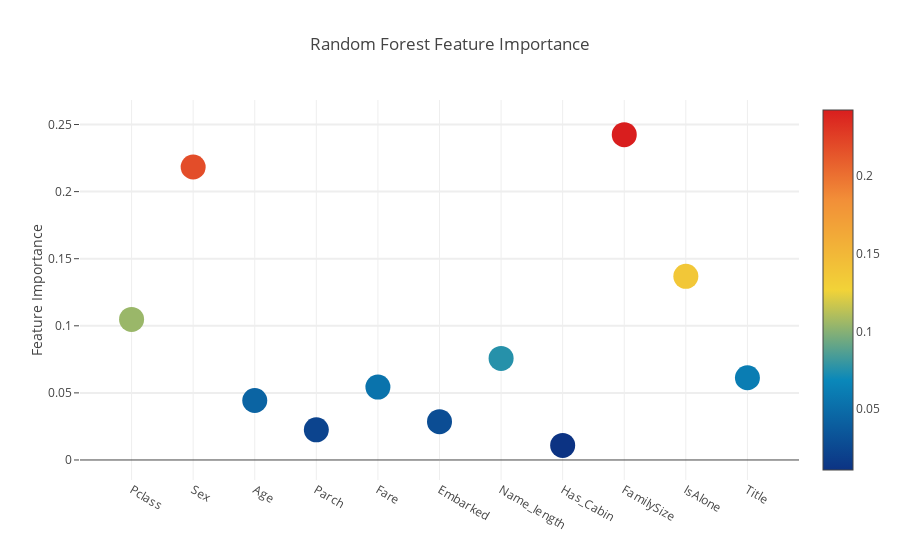
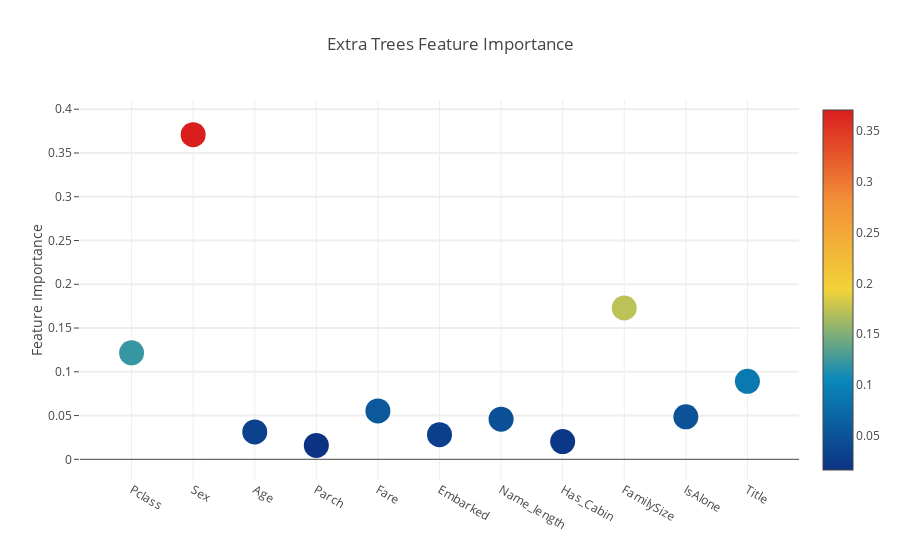
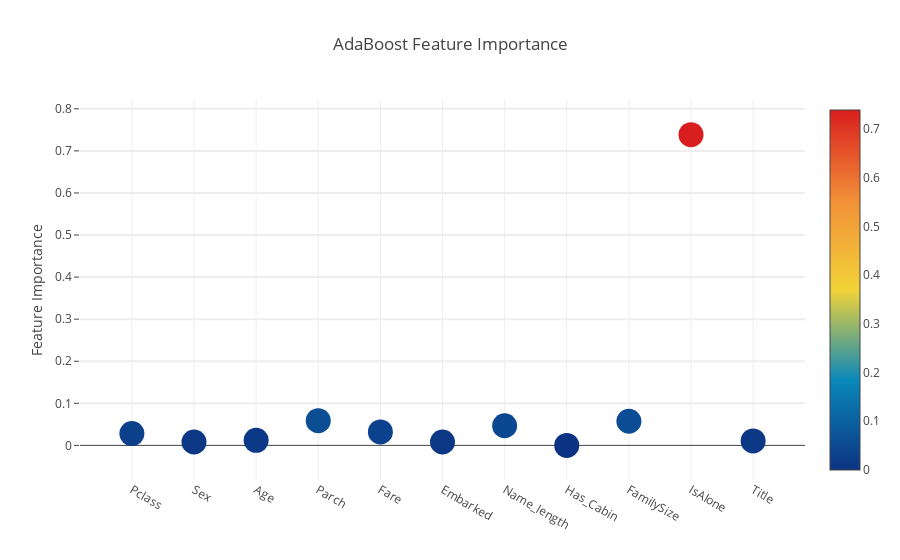
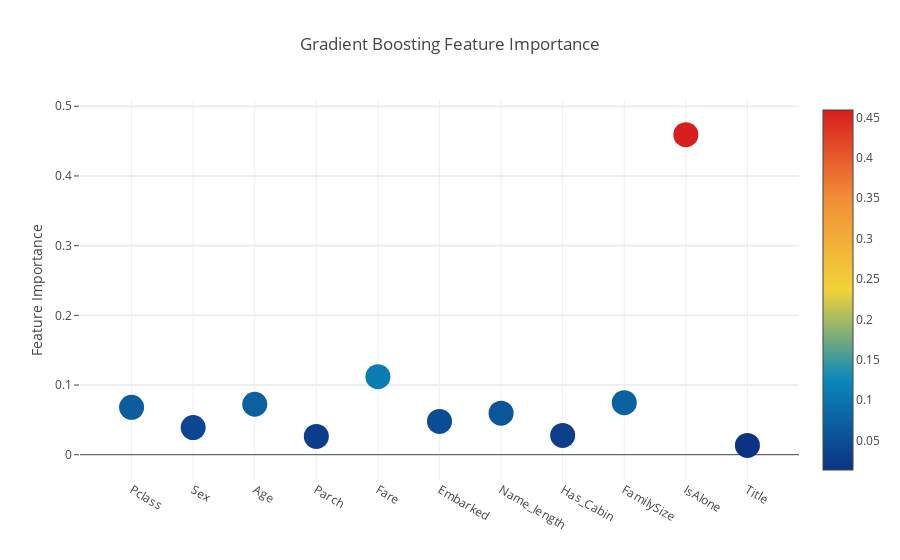

The notebook cell these images were saved under, in order:
### Markdown cell above
**Interactive feature importances via Plotly scatterplots**

I'll use the interactive Plotly package at this juncture to visualise the feature importances values of the different classifiers

### Code cell
# Scatter plot 
trace = go.Scatter(
    y = feature_dataframe['Random Forest feature importances'].values,
    x = feature_dataframe['features'].values,
    mode='markers',
    marker=dict(
        sizemode = 'diameter',
        sizeref = 1,
        size = 25,
#       size= feature_dataframe['AdaBoost feature importances'].values,
        #color = np.random.randn(500), #set color equal to a variable
        color = feature_dataframe['Random Forest feature importances'].values,
        colorscale='Portland',
        showscale=True
    ),
    text = feature_dataframe['features'].values
)
data = [trace]

layout= go.Layout(
    autosize= True,
    title= 'Random Forest Feature Importance',
    hovermode= 'closest',
#     xaxis= dict(
#         title= 'Pop',
#         ticklen= 5,
#         zeroline= False,
#         gridwidth= 2,
#     ),
    yaxis=dict(
        title= 'Feature Importance',
        ticklen= 5,
        gridwidth= 2
    ),
    showlegend= False
)
fig = go.Figure(data=data, layout=layout)
py.iplot(fig,filename='scatter2010')

# Scatter plot 
trace = go.Scatter(
    y = feature_dataframe['Extra Trees  feature importances'].values,
    x = feature_dataframe['features'].values,
    mode='markers',
    marker=dict(
        sizemode = 'diameter',
        sizeref = 1,
        size = 25,
#       size= feature_dataframe['AdaBoost feature importances'].values,
        #color = np.random.randn(500), #set color equal to a variable
        color = feature_dataframe['Extra Trees  feature importances'].values,
        colorscale='Portland',
        showscale=True
    ),
    text = feature_dataframe['features'].values
)
data = [trace]

layout= go.Layout(
    autosize= True,
    title= 'Extra Trees Feature Importance',
    hovermode= 'closest',
#     xaxis= dict(
#         title= 'Pop',
#         ticklen= 5,
#         zeroline= False,
#         gridwidth= 2,
#     ),
    yaxis=dict(
        title= 'Feature Importance',
        ticklen= 5,
        gridwidth= 2
    ),
    showlegend= False
)
fig = go.Figure(data=data, layout=layout)
py.iplot(fig,filename='scatter2010')

# Scatter plot 
trace = go.Scatter(
    y = feature_dataframe['AdaBoost feature importances'].values,
    x = feature_dataframe['features'].values,
    mode='markers',
    marker=dict(
        sizemode = 'diameter',
        sizeref = 1,
        size = 25,
#       size= feature_dataframe['AdaBoost feature importances'].values,
        #color = np.random.randn(500), #set color equal to a variable
        color = feature_dataframe['AdaBoost feature importances'].values,
        colorscale='Portland',
        showscale=True
    ),
    text = feature_dataframe['features'].values
)
data = [trace]

layout= go.Layout(
    autosize= True,
    title= 'AdaBoost Feature Importance',
    hovermode= 'closest',
#     xaxis= dict(
#         title= 'Pop',
#         ticklen= 5,
#         zeroline= False,
#         gridwidth= 2,
#     ),
    yaxis=dict(
        title= 'Feature Importance',
        ticklen= 5,
        gridwidth= 2
    ),
    showlegend= False
)
fig = go.Figure(data=data, layout=layout)
py.iplot(fig,filename='scatter2010')

# Scatter plot 
trace = go.Scatter(
    y = feature_dataframe['Gradient Boost feature importances'].values,
    x = feature_dataframe['features'].values,
    mode='markers',
    marker=dict(
        sizemode = 'diameter',
        sizeref = 1,
        size = 25,
#       size= feature_dataframe['AdaBoost feature importances'].values,
        #color = np.random.randn(500), #set color equal to a variable
        color = feature_dataframe['Gradient Boost feature importances'].values,
        colorscale='Portland',
        showscale=True
    ),
    text = feature_dataframe['features'].values
)
data = [trace]

layout= go.Layout(
    autosize= True,
    title= 'Gradient Boosting Feature Importance',
    hovermode= 'closest',
#     xaxis= dict(
#         title= 'Pop',
#         ticklen= 5,
#         zeroline= False,
#         gridwidth= 2,
#     ),
    yaxis=dict(
        title= 'Feature Importance',
        ticklen= 5,
        gridwidth= 2
    ),
    showlegend= False
)
fig = go.Figure(data=data, layout=layout)
py.iplot(fig,filename='scatter2010')

### Figure 1 — Plotly figure (JSON) as saved in the notebook; plotly's stock layout.template omitted (floating-point values rounded to 4 significant figures)
{"data": [{"y": [0.1047, 0.2184, 0.04433, 0.02249, 0.05433, 0.02854, 0.0757, 0.01088, 0.2425, 0.1369, 0.06128], "x": ["Pclass", "Sex", "Age", "Parch", "Fare", "Embarked", "Name_length", "Has_Cabin", "FamilySize", "IsAlone", "Title"], "mode": "markers", "type": "scatter", "marker": {"sizeref": 1, "showscale": true, "sizemode": "diameter", "size": 25, "color": [0.1047, 0.2184, 0.04433, 0.02249, 0.05433, 0.02854, 0.0757, 0.01088, 0.2425, 0.1369, 0.06128], "colorscale": "Portland"}, "text": ["Pclass", "Sex", "Age", "Parch", "Fare", "Embarked", "Name_length", "Has_Cabin", "FamilySize", "IsAlone", "Title"]}], "layout": {"showlegend": false, "title": "Random Forest Feature Importance", "autosize": true, "hovermode": "closest", "yaxis": {"gridwidth": 2, "title": "Feature Importance", "ticklen": 5}}}

### Figure 2 — Plotly figure (JSON) as saved in the notebook; plotly's stock layout.template omitted (floating-point values rounded to 4 significant figures)
{"data": [{"y": [0.1217, 0.371, 0.0313, 0.01592, 0.05526, 0.02816, 0.0459, 0.0203, 0.1729, 0.04854, 0.0891], "x": ["Pclass", "Sex", "Age", "Parch", "Fare", "Embarked", "Name_length", "Has_Cabin", "FamilySize", "IsAlone", "Title"], "mode": "markers", "type": "scatter", "marker": {"sizeref": 1, "showscale": true, "sizemode": "diameter", "size": 25, "color": [0.1217, 0.371, 0.0313, 0.01592, 0.05526, 0.02816, 0.0459, 0.0203, 0.1729, 0.04854, 0.0891], "colorscale": "Portland"}, "text": ["Pclass", "Sex", "Age", "Parch", "Fare", "Embarked", "Name_length", "Has_Cabin", "FamilySize", "IsAlone", "Title"]}], "layout": {"showlegend": false, "title": "Extra Trees Feature Importance", "autosize": true, "hovermode": "closest", "yaxis": {"gridwidth": 2, "title": "Feature Importance", "ticklen": 5}}}

### Figure 3 — Plotly figure (JSON) as saved in the notebook; plotly's stock layout.template omitted (floating-point values rounded to 4 significant figures)
{"data": [{"y": [0.028, 0.008, 0.012, 0.05867, 0.032, 0.008, 0.04667, 0, 0.05733, 0.7387, 0.01067], "x": ["Pclass", "Sex", "Age", "Parch", "Fare", "Embarked", "Name_length", "Has_Cabin", "FamilySize", "IsAlone", "Title"], "mode": "markers", "type": "scatter", "marker": {"sizeref": 1, "showscale": true, "sizemode": "diameter", "size": 25, "color": [0.028, 0.008, 0.012, 0.05867, 0.032, 0.008, 0.04667, 0, 0.05733, 0.7387, 0.01067], "colorscale": "Portland"}, "text": ["Pclass", "Sex", "Age", "Parch", "Fare", "Embarked", "Name_length", "Has_Cabin", "FamilySize", "IsAlone", "Title"]}], "layout": {"showlegend": false, "title": "AdaBoost Feature Importance", "autosize": true, "hovermode": "closest", "yaxis": {"gridwidth": 2, "title": "Feature Importance", "ticklen": 5}}}

### Figure 4 — Plotly figure (JSON) as saved in the notebook; plotly's stock layout.template omitted (floating-point values rounded to 4 significant figures)
{"data": [{"y": [0.06796, 0.03889, 0.07238, 0.02629, 0.1119, 0.04779, 0.05966, 0.02775, 0.07463, 0.4593, 0.0134], "x": ["Pclass", "Sex", "Age", "Parch", "Fare", "Embarked", "Name_length", "Has_Cabin", "FamilySize", "IsAlone", "Title"], "mode": "markers", "type": "scatter", "marker": {"sizeref": 1, "showscale": true, "sizemode": "diameter", "size": 25, "color": [0.06796, 0.03889, 0.07238, 0.02629, 0.1119, 0.04779, 0.05966, 0.02775, 0.07463, 0.4593, 0.0134], "colorscale": "Portland"}, "text": ["Pclass", "Sex", "Age", "Parch", "Fare", "Embarked", "Name_length", "Has_Cabin", "FamilySize", "IsAlone", "Title"]}], "layout": {"showlegend": false, "title": "Gradient Boosting Feature Importance", "autosize": true, "hovermode": "closest", "yaxis": {"gridwidth": 2, "title": "Feature Importance", "ticklen": 5}}}
